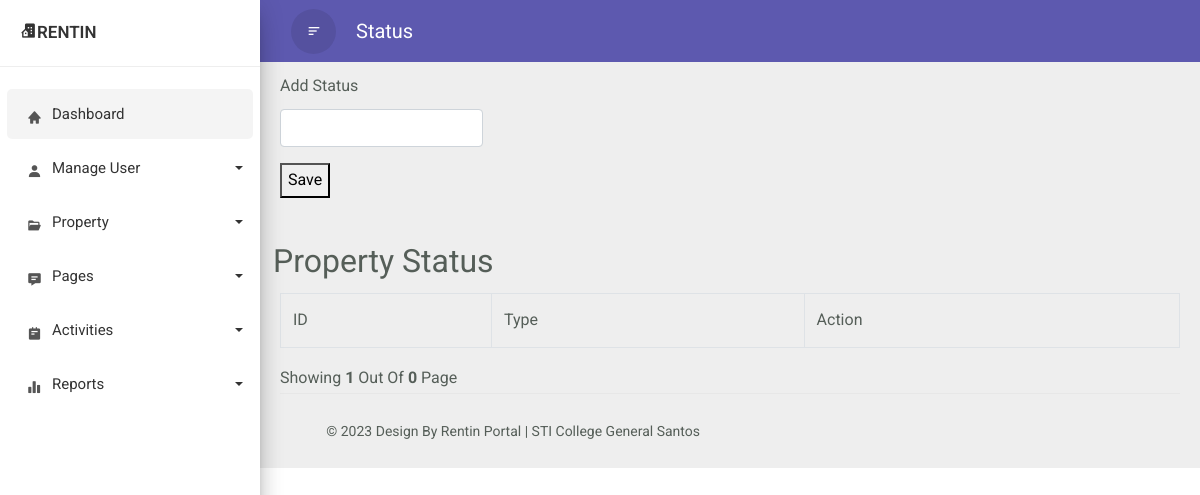
/propertyStatus.php, run on an earlier commit of the app's database.
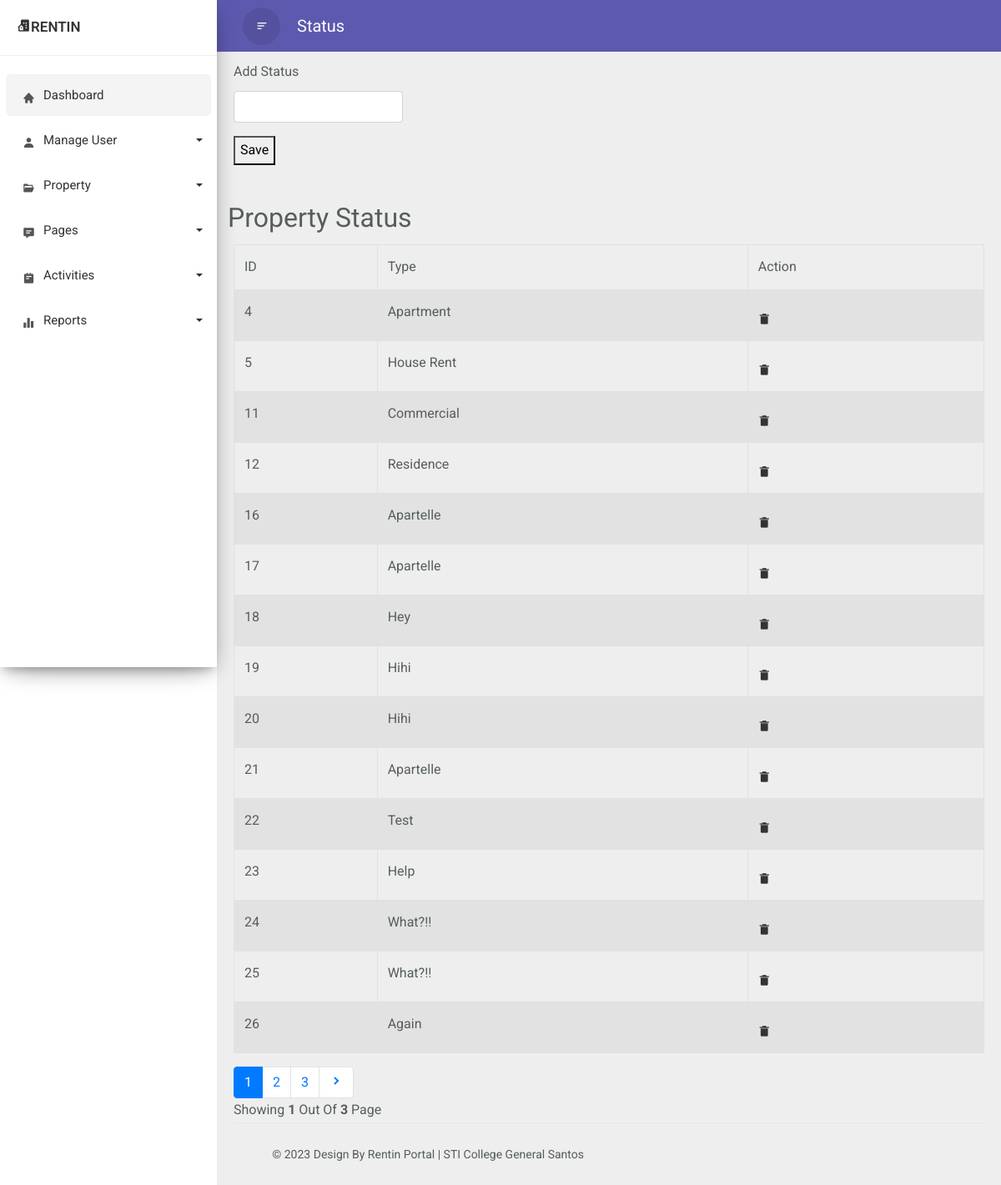
And on a later commit of the database.
### tables this page shows
CREATE TABLE `propertytype` (
  `propertyType_ID` int(11) NOT NULL,
  `property` varchar(50) NOT NULL
);

### propertyStatus.php (the view, shortened to what the changed rows need)
<!doctype html>
<html lang="en">
    <head>
        <link rel="stylesheet" href="css/bootstrap.min.css">
        <link href='https://unpkg.com/boxicons@2.1.4/css/boxicons.min.css' rel='stylesheet'>
    </head>
    <body>
    <div class="wrapper">
            <div id="content">
			    <div class="main-content">
                    <div class="container-xl">
                        <div class="table-wrapper">
                            <div class="table-title">
                        <div class="row">
                            <div class="col-sm-6 p-0 d-flex justify-content-lg-start justify-content-center">
                                <h2 class="ml-lg-2">Property Status </h2>
                            </div>
                        </div>
                        <table class="table table-striped table-hover table-bordered">
                            <thead>
                                <tr>
                                    <th>ID</th>
                                    <th>Type</th>
                                    <th>Action</th>
                                </tr>
                            </thead>
                        <tbody>
                        <?php
                            include "dbconn.php";
                            if(isset($_GET['page']) && $_GET['page'] !== "") {
                                $page = $_GET['page'];
                            } else {
                                $page = 1;
                            }
                            $limit = 6;
                            $sql = "SELECT * FROM propertytype";
                            $result = mysqli_query($conn, $sql);
                            while ($row = mysqli_fetch_assoc($result)) {
                                ?>
                                    <tr class = "data-row">
                                        <td> <?php echo $row['propertyType_ID'] ?> </td>
                                        <td> <?php echo $row['property'] ?> </td>
                                        <td>
                                            <?php
                                                echo '<p> <a href = "deletetype.php?propertyType_ID='.$row['propertyType_ID'].'"> <i class = "bx bxs-trash-alt"> </i> </a> </p>';
                                            ?>
                                        </td>
                                    </tr>
                                <?php
                            }
                        ?>
                        </tbody>
                        </table>
                        <div class="clearfix">
                        <ul class="pagination">
                        <?php
                            $query =  "SELECT COUNT(*) FROM propertytype";
                            $result_count = mysqli_query($conn, $query);
                            $records = mysqli_fetch_row($result_count);
                            $total_records = $records[0];
                            $total_pages = ceil($total_records / $limit);
                            $link = "";
                        ?>
                        <?php
                            for ($counter = 1; $counter <= $total_pages; $counter++){
                                if ($counter == $page) {
                                    $link .= "<li class = 'page-item active'>
                                    <a class = 'page-link' href= 'propertyCategory?page="
                                    .$counter."'>".$counter." </a></li>";
                                } else {
                                    $link .= "<li class = 'page-item'>
                                    <a class = 'page-link' href='propertyCategory.php?page=".$counter."'> ".$counter." </a> </li>";
                                }
                            };
                            echo $link;
                            if($page < $total_pages) {
                                echo "<li class = 'page-item'>
                                <a class = 'page-link' href='propertyCategory.php?page=".($page+1)."'>
                                <i class = 'bx bxs-chevron-right'></i> </a></li>";
                            }
                        ?>
                        </ul>
                        <div class="hint-text">Showing <b> <?= $page; ?> </b> out of <b> <?= $total_pages; ?></b> page</div>
                    </div>
                </div>
            </div>
			</div>
        </div>
    </div>
  </body>
</html>

What changed in the data, as far as the page shows it:
added propertytype: propertyType_ID "4", property "Apartment"
added propertytype: propertyType_ID "5", property "House Rent"
added propertytype: propertyType_ID "11", property "Commercial"
added propertytype: propertyType_ID "12", property "Residence"
added propertytype: propertyType_ID "16", property "Apartelle"
added propertytype: propertyType_ID "17", property "Apartelle"
added propertytype: propertyType_ID "18", property "Hey"
added propertytype: propertyType_ID "19", property "Hihi"
added propertytype: propertyType_ID "20", property "Hihi"
added propertytype: propertyType_ID "21", property "Apartelle"
added propertytype: propertyType_ID "22", property "Test"
added propertytype: propertyType_ID "23", property "Help"
added propertytype: propertyType_ID "24", property "What?!!"
added propertytype: propertyType_ID "25", property "What?!!"
added propertytype: propertyType_ID "26", property "Again"
Also different on the page:
$total_pages: "0" → "3"
new list line: "1"
new list line: "2"
new list line: "3"
